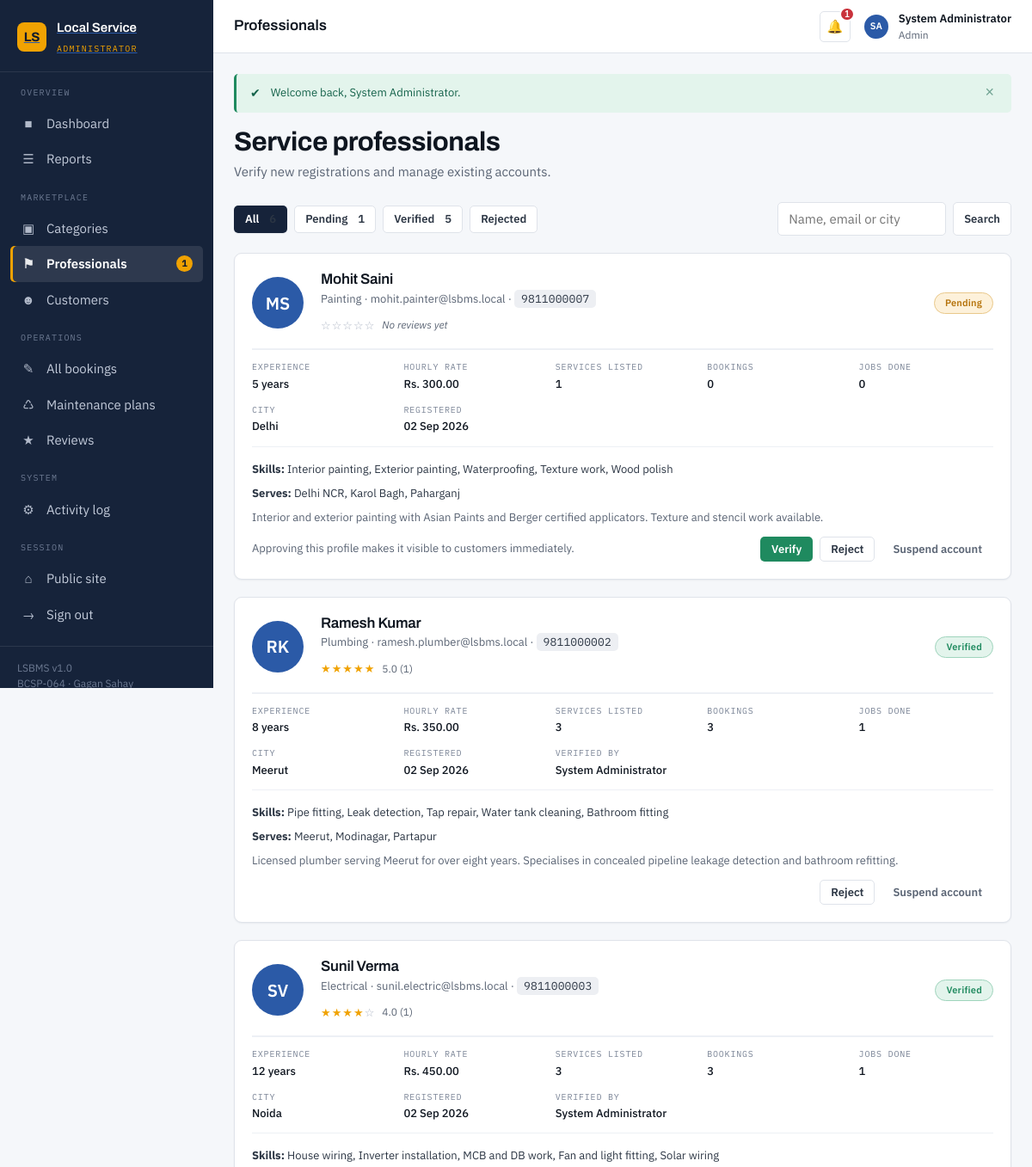
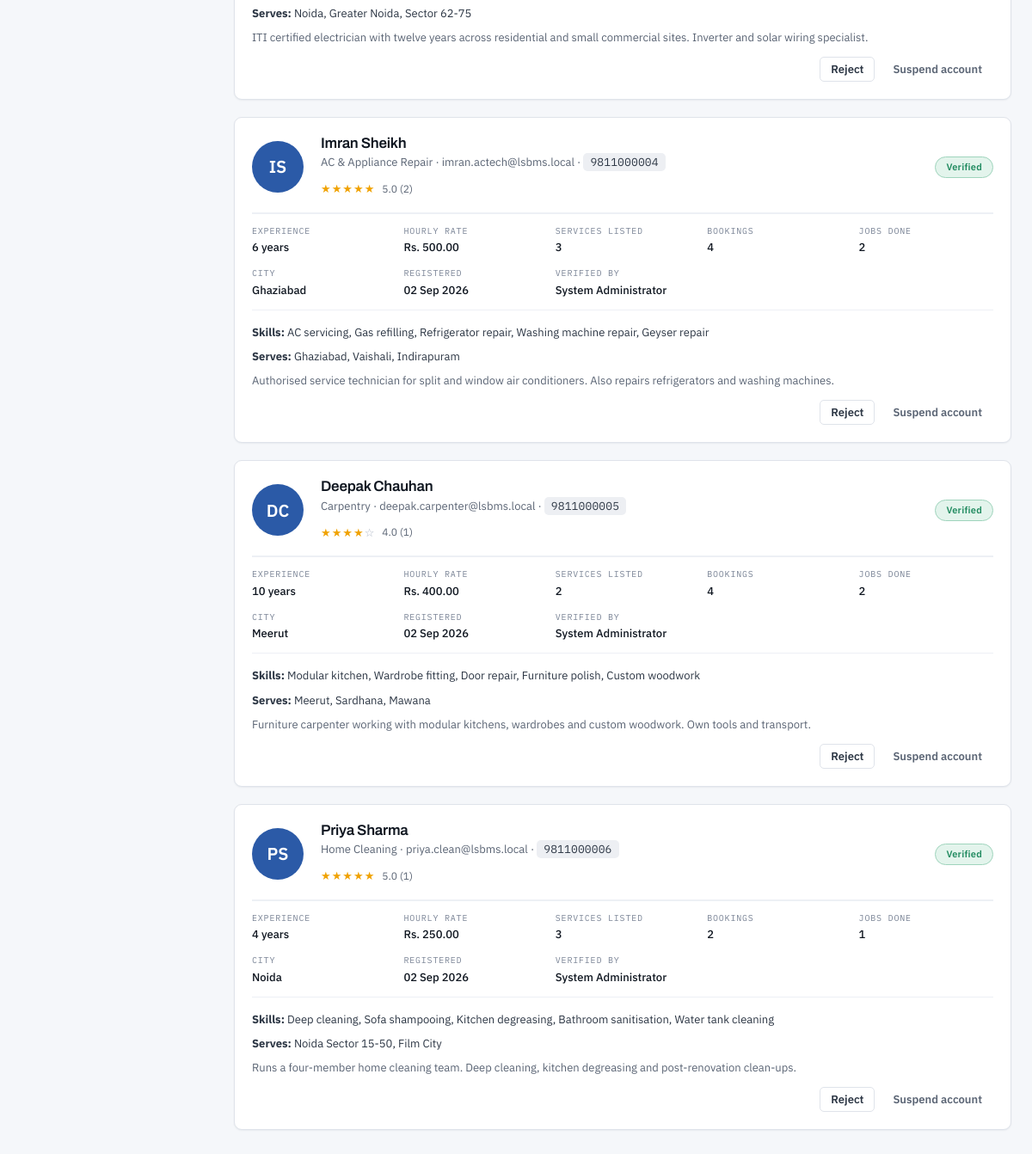
/admin/providers.php (signed in), run on the app's committed database (2 pictures, top to bottom).
### tables this page shows
CREATE TABLE providers (
    provider_id         INT UNSIGNED   NOT NULL AUTO_INCREMENT,
    user_id             INT UNSIGNED   NOT NULL,
    category_id         INT UNSIGNED   NOT NULL,
    experience_years    TINYINT UNSIGNED NOT NULL DEFAULT 0,
    hourly_rate         DECIMAL(8,2)   NOT NULL DEFAULT 0.00,
    bio                 TEXT               NULL,
    skills              VARCHAR(255)       NULL  COMMENT 'Comma separated skill tags',
    service_area        VARCHAR(150)       NULL  COMMENT 'Localities / cities served',
    id_proof            VARCHAR(255)       NULL,
    verification_status ENUM('pending','verified','rejected') NOT NULL DEFAULT 'pending',
    verified_by         INT UNSIGNED       NULL,
    verified_at         DATETIME           NULL,
    avg_rating          DECIMAL(3,2)   NOT NULL DEFAULT 0.00 COMMENT 'Derived from feedback; kept in sync transactionally',
    total_reviews       INT UNSIGNED   NOT NULL DEFAULT 0,
    total_jobs          INT UNSIGNED   NOT NULL DEFAULT 0,
    created_at          DATETIME       NOT NULL DEFAULT CURRENT_TIMESTAMP,

    PRIMARY KEY (provider_id),
    UNIQUE  KEY uq_providers_user (user_id),
    KEY     idx_providers_category     (category_id),
    KEY     idx_providers_verification (verification_status),
    KEY     idx_providers_rating       (avg_rating),

    CONSTRAINT fk_providers_user
        FOREIGN KEY (user_id)     REFERENCES users (user_id)
        ON DELETE CASCADE  ON UPDATE CASCADE,
    CONSTRAINT fk_providers_category
        FOREIGN KEY (category_id) REFERENCES categories (category_id)
        ON DELETE RESTRICT ON UPDATE CASCADE,
    CONSTRAINT fk_providers_verifier
        FOREIGN KEY (verified_by) REFERENCES users (user_id)
        ON DELETE SET NULL ON UPDATE CASCADE
);

CREATE TABLE users (
    user_id        INT UNSIGNED  NOT NULL AUTO_INCREMENT,
    full_name      VARCHAR(100)  NOT NULL,
    email          VARCHAR(150)  NOT NULL,
    password_hash  VARCHAR(255)  NOT NULL  COMMENT 'bcrypt output of password_hash(); never plaintext',
    phone          VARCHAR(15)   NOT NULL,
    address        VARCHAR(255)      NULL,
    city           VARCHAR(60)       NULL,
    pincode        VARCHAR(6)        NULL,
    profile_photo  VARCHAR(255)      NULL  COMMENT 'Relative path under assets/uploads/',
    role           ENUM('customer','provider','admin') NOT NULL DEFAULT 'customer',
    status         ENUM('active','suspended')          NOT NULL DEFAULT 'active',
    created_at     DATETIME      NOT NULL DEFAULT CURRENT_TIMESTAMP,
    updated_at     DATETIME      NOT NULL DEFAULT CURRENT_TIMESTAMP ON UPDATE CURRENT_TIMESTAMP,

    PRIMARY KEY (user_id),
    UNIQUE  KEY uq_users_email (email),
    KEY     idx_users_role     (role),
    KEY     idx_users_city     (city)
);

CREATE TABLE categories (
    category_id    INT UNSIGNED  NOT NULL AUTO_INCREMENT,
    category_name  VARCHAR(80)   NOT NULL,
    description    VARCHAR(255)      NULL,
    icon           VARCHAR(40)       NULL  COMMENT 'Emoji / icon shown on the landing page',
    is_active      TINYINT(1)    NOT NULL DEFAULT 1,
    created_at     DATETIME      NOT NULL DEFAULT CURRENT_TIMESTAMP,

    PRIMARY KEY (category_id),
    UNIQUE  KEY uq_categories_name (category_name)
);

### admin/providers.php (the view, shortened to what this page needs)
<?php
$pdo = db();
$filter  = get('status', 'all');
$keyword = get('q');
$tabs = [
    'all'      => 'All',
    'pending'  => 'Pending',
    'verified' => 'Verified',
    'rejected' => 'Rejected',
];
$where  = [];
$params = [];
$whereSql = $where ? 'WHERE ' . implode(' AND ', $where) : '';
$counts = [];
foreach ($pdo->query(
    'SELECT verification_status, COUNT(*) AS n FROM providers GROUP BY verification_status'
)->fetchAll() as $row) {
    $counts[$row['verification_status']] = (int) $row['n'];
}
$counts['all'] = array_sum($counts);
$sql = "SELECT p.*, u.user_id, u.full_name, u.email, u.phone, u.city, u.pincode,
               u.status AS account_status, u.created_at, u.address,
               c.category_name,
               (SELECT COUNT(*) FROM bookings b WHERE b.provider_id = p.provider_id) AS booking_count,
               (SELECT COUNT(*) FROM services s WHERE s.provider_id = p.provider_id) AS service_count,
               av.full_name AS verified_by_name
          FROM providers  p
          JOIN users      u ON u.user_id     = p.user_id
          JOIN categories c ON c.category_id = p.category_id
          LEFT JOIN users av ON av.user_id   = p.verified_by
          $whereSql
         ORDER BY FIELD(p.verification_status, 'pending', 'verified', 'rejected'), u.created_at DESC";
$stmt = $pdo->prepare($sql);
$stmt->execute($params);
$providers = $stmt->fetchAll();
include __DIR__ . '/../includes/header.php';
?>
<div style="display:flex;gap:var(--sp-3);flex-wrap:wrap;align-items:center;margin-bottom:var(--sp-5)">
    <div class="btn-row">
        <?php foreach ($tabs as $key => $label): ?>
            <a class="btn <?= $filter === $key ? 'btn--primary' : 'btn--outline' ?> btn--sm"
               href="providers.php?status=<?= e($key) ?>">
                <?= e($label) ?>
                <?php if (!empty($counts[$key])): ?>
                    <span class="ref" style="background:none;padding:0 0 0 4px"><?= (int) $counts[$key] ?></span>
                <?php endif; ?>
            </a>
        <?php endforeach; ?>
    </div>
    <form method="get" action="providers.php" style="display:flex;gap:var(--sp-2);margin-left:auto">
        <input class="input" type="search" name="q" value="<?= e($keyword) ?>"
               placeholder="Name, email or city" style="max-width:240px">
        <button class="btn btn--outline btn--sm" type="submit">Search</button>
    </form>
</div>
<?php if (!$providers): ?>
    <div class="card">
        <div class="empty">
            <div class="empty__icon" aria-hidden="true">&#9873;</div>
            <h3>No professionals match</h3>
            <p>Try a different status tab, or clear the search.</p>
            <a class="btn btn--primary" href="providers.php">Show all</a>
        </div>
    </div>
<?php else: ?>
    <?php foreach ($providers as $p): ?>
        <section class="card" id="p<?= (int) $p['provider_id'] ?>">
            <div class="card__body">
                <div class="contract-head">
                    <span class="avatar avatar--lg" aria-hidden="true"><?= e(initials($p['full_name'])) ?></span>
                    <div class="contract-head__plan">
                        <h3 style="margin-bottom:2px"><?= e($p['full_name']) ?></h3>
                        <p class="text-small text-muted" style="margin:0">
                            <?= e($p['category_name']) ?> &middot; <?= e($p['email']) ?>
                            &middot; <span class="ref"><?= e($p['phone']) ?></span>
                        </p>
                        <div style="margin-top:var(--sp-2)">
                            <?= star_rating((float) $p['avg_rating'], (int) $p['total_reviews']) ?>
                        </div>
                    </div>
                    <div class="text-right">
                        <?= status_badge($p['verification_status']) ?>
                    </div>
                </div>
                <dl class="jobcard__facts">
                    <div><dt>Experience</dt><dd><?= (int) $p['experience_years'] ?> years</dd></div>
                    <div><dt>Hourly rate</dt><dd><?= e(money($p['hourly_rate'])) ?></dd></div>
                    <div><dt>Services listed</dt><dd><?= (int) $p['service_count'] ?></dd></div>
                    <div><dt>Bookings</dt><dd><?= (int) $p['booking_count'] ?></dd></div>
                    <div><dt>Jobs done</dt><dd><?= (int) $p['total_jobs'] ?></dd></div>
                    <div><dt>City</dt><dd><?= e($p['city'] ?: 'Not set') ?></dd></div>
                    <div><dt>Registered</dt><dd><?= e(show_date($p['created_at'])) ?></dd></div>
                    <?php if ($p['verified_by_name']): ?>
                        <div><dt>Verified by</dt><dd><?= e($p['verified_by_name']) ?></dd></div>
                    <?php endif; ?>
                </dl>
                <?php if (!empty($p['skills'])): ?>
                    <p class="text-small" style="margin:0 0 var(--sp-2)">
                        <strong>Skills:</strong> <?= e($p['skills']) ?>
                    </p>
                <?php endif; ?>
                <?php if (!empty($p['service_area'])): ?>
                    <p class="text-small" style="margin:0 0 var(--sp-2)">
                        <strong>Serves:</strong> <?= e($p['service_area']) ?>
                    </p>
                <?php endif; ?>
                <?php if (!empty($p['bio'])): ?>
                    <p class="text-small text-muted" style="margin:0 0 var(--sp-3)"><?= e($p['bio']) ?></p>
                <?php endif; ?>
                <div class="jobcard__foot">
                    <?php if ($p['verification_status'] === 'pending'): ?>
                        <span class="text-small text-muted">
                            Approving this profile makes it visible to customers immediately.
                        </span>
                    <?php endif; ?>
                    <div class="btn-row" style="margin-left:auto">
                        <?php if ($p['verification_status'] !== 'verified'): ?>
                            <form method="post" action="providers.php?status=<?= e($filter) ?>" style="display:inline">
                                <button class="btn btn--success btn--sm" type="submit"
                                        data-confirm="Verify <?= e($p['full_name']) ?>? They will appear in customer searches.">
                                    Verify
                                </button>
                            </form>
                        <?php endif; ?>
                        <?php if ($p['verification_status'] !== 'rejected'): ?>
                            <form method="post" action="providers.php?status=<?= e($filter) ?>" style="display:inline">
                                <button class="btn btn--outline btn--sm" type="submit"
                                        data-confirm="Reject <?= e($p['full_name']) ?>?">
                                    Reject
                                </button>
                            </form>
                        <?php endif; ?>
                        <form method="post" action="providers.php?status=<?= e($filter) ?>" style="display:inline">
                            <button class="btn btn--ghost btn--sm" type="submit"
                                    data-confirm="<?= $p['account_status'] === 'active'
                                        ? 'Suspend this account? They will not be able to sign in.'
                                        : 'Reinstate this account?' ?>">
                                <?= $p['account_status'] === 'active' ? 'Suspend account' : 'Reinstate' ?>
                            </button>
                        </form>
                    </div>
                </div>
            </div>
        </section>
    <?php endforeach; ?>
<?php endif; ?>
<?php include __DIR__ . '/../includes/footer.php'; ?>

### includes/functions.php (shortened to what this page needs)
<?php
function e($value): string
{
    return htmlspecialchars((string) ($value ?? ''), ENT_QUOTES | ENT_SUBSTITUTE, 'UTF-8');
}
function get(string $key, string $default = ''): string
{
    return isset($_GET[$key]) && is_scalar($_GET[$key])
        ? trim((string) $_GET[$key])
        : $default;
}
function render_flashes(): string
{
    $icons = ['success' => '&#10004;', 'error' => '&#10006;', 'warning' => '&#9888;', 'info' => '&#8505;'];
    $html  = '';
    foreach ($_SESSION['flash'] as $f) {
        $type  = in_array($f['type'], ['success', 'error', 'warning', 'info'], true) ? $f['type'] : 'info';
        $html .= '<div class="alert alert--' . $type . '" role="alert">'
               . '<span class="alert__icon">' . ($icons[$type] ?? '') . '</span>'
               . '<span class="alert__text">' . e($f['message']) . '</span>'
               . '<button type="button" class="alert__close" aria-label="Dismiss">&times;</button>'
               . '</div>';
    }
    return $html;
}
function money($amount): string
{
    return CURRENCY . ' ' . number_format((float) $amount, 2);
}
function show_date(?string $date): string
{
    return $date ? date(DATE_FORMAT, strtotime($date)) : '--';
}
function status_badge(string $status): string
{
    $labels = [
        'pending'     => 'Pending',
        'confirmed'   => 'Confirmed',
        'in_progress' => 'In Progress',
        'completed'   => 'Completed',
        'cancelled'   => 'Cancelled',
        'rejected'    => 'Rejected',
        'active'      => 'Active',
        'suspended'   => 'Suspended',
        'verified'    => 'Verified',
        'expired'     => 'Expired',
        'scheduled'   => 'Scheduled',
        'due'         => 'Due',
        'missed'      => 'Missed',
        'paid'        => 'Paid',
        'refunded'    => 'Refunded',
    ];
    $label = $labels[$status] ?? ucfirst(str_replace('_', ' ', $status));
    return '<span class="badge badge--' . e($status) . '">' . e($label) . '</span>';
}
function star_rating(float $rating, int $reviews = 0): string
{
    $full  = (int) floor($rating);
    $half  = ($rating - $full) >= 0.5;
    $stars = '';
    for ($i = 1; $i <= 5; $i++) {
        if ($i <= $full) {
            $stars .= '<span class="star star--full">&#9733;</span>';
        } elseif ($i === $full + 1 && $half) {
            $stars .= '<span class="star star--half">&#9733;</span>';
        } else {
            $stars .= '<span class="star star--empty">&#9734;</span>';
        }
    }
    $suffix = $reviews > 0
        ? '<span class="rating__count">' . number_format($rating, 1) . ' (' . $reviews . ')</span>'
        : '<span class="rating__count rating__count--none">No reviews yet</span>';
    return '<span class="rating">' . $stars . $suffix . '</span>';
}
function initials(string $name): string
{
    $parts = preg_split('/\s+/', trim($name)) ?: [];
    $first = mb_substr($parts[0] ?? '', 0, 1);
    $last  = count($parts) > 1 ? mb_substr(end($parts), 0, 1) : '';
    return mb_strtoupper($first . $last);
}

### data on the page
providers: user.full_name "MS", user.full_name "Mohit Saini", category.category_name "Painting", user.email "mohit.painter@lsbms.local", user.phone "9811000007", total_reviews "No reviews yet", verification_status "Pending", experience_years "5", hourly_rate "Rs. 300.00", service_count "1", booking_count "0", total_jobs "0", user.city "Delhi", user.created_at "02 Sep 2026", skills "Interior painting, Exterior painting, Waterproofing, Texture work, Wood polish", service_area "Delhi NCR, Karol Bagh, Paharganj", bio "Interior and exterior painting with Asian Paints and Berger certified applicators. Texture and stencil work available.", shows "Approving this profile makes it visible to customers immediately."
providers: user.full_name "RK", user.full_name "Ramesh Kumar", category.category_name "Plumbing", user.email "ramesh.plumber@lsbms.local", user.phone "9811000002", rating "5.0", total_reviews "1", verification_status "Verified", experience_years "8", hourly_rate "Rs. 350.00", service_count "3", booking_count "3", total_jobs "1", user.city "Meerut", user.created_at "02 Sep 2026", verified_by.full_name "System Administrator", skills "Pipe fitting, Leak detection, Tap repair, Water tank cleaning, Bathroom fitting", service_area "Meerut, Modinagar, Partapur", bio "Licensed plumber serving Meerut for over eight years. Specialises in concealed pipeline leakage detection and bathroom refitting."
providers: user.full_name "SV", user.full_name "Sunil Verma", category.category_name "Electrical", user.email "sunil.electric@lsbms.local", user.phone "9811000003", rating "4.0", total_reviews "1", verification_status "Verified", experience_years "12", hourly_rate "Rs. 450.00", service_count "3", booking_count "3", total_jobs "1", user.city "Noida", user.created_at "02 Sep 2026", verified_by.full_name "System Administrator", skills "House wiring, Inverter installation, MCB and DB work, Fan and light fitting, Solar wiring", service_area "Noida, Greater Noida, Sector 62-75", bio "ITI certified electrician with twelve years across residential and small commercial sites. Inverter and solar wiring specialist."
providers: user.full_name "IS", user.full_name "Imran Sheikh", category.category_name "AC & Appliance Repair", user.email "imran.actech@lsbms.local", user.phone "9811000004", rating "5.0", total_reviews "2", verification_status "Verified", experience_years "6", hourly_rate "Rs. 500.00", service_count "3", booking_count "4", total_jobs "2", user.city "Ghaziabad", user.created_at "02 Sep 2026", verified_by.full_name "System Administrator", skills "AC servicing, Gas refilling, Refrigerator repair, Washing machine repair, Geyser repair", service_area "Ghaziabad, Vaishali, Indirapuram", bio "Authorised service technician for split and window air conditioners. Also repairs refrigerators and washing machines."
providers: user.full_name "DC", user.full_name "Deepak Chauhan", category.category_name "Carpentry", user.email "deepak.carpenter@lsbms.local", user.phone "9811000005", rating "4.0", total_reviews "1", verification_status "Verified", experience_years "10", hourly_rate "Rs. 400.00", service_count "2", booking_count "4", total_jobs "2", user.city "Meerut", user.created_at "02 Sep 2026", verified_by.full_name "System Administrator", skills "Modular kitchen, Wardrobe fitting, Door repair, Furniture polish, Custom woodwork", service_area "Meerut, Sardhana, Mawana", bio "Furniture carpenter working with modular kitchens, wardrobes and custom woodwork. Own tools and transport."
providers: user.full_name "PS", user.full_name "Priya Sharma", category.category_name "Home Cleaning", user.email "priya.clean@lsbms.local", user.phone "9811000006", rating "5.0", total_reviews "1", verification_status "Verified", experience_years "4", hourly_rate "Rs. 250.00", service_count "3", booking_count "2", total_jobs "1", user.city "Noida", user.created_at "02 Sep 2026", verified_by.full_name "System Administrator", skills "Deep cleaning, Sofa shampooing, Kitchen degreasing, Bathroom sanitisation, Water tank cleaning", service_area "Noida Sector 15-50, Film City", bio "Runs a four-member home cleaning team. Deep cleaning, kitchen degreasing and post-renovation clean-ups."

### other printed values
$roleLabels[$role] "ADMINISTRATOR"
$groupName "OVERVIEW"
$icon "■"
$label "Dashboard"
$icon "☰"
$label "Reports"
$groupName "MARKETPLACE"
$icon "▣"
$label "Categories"
$icon "⚑"
$label "Professionals"
$count "1"
$icon "☻"
$label "Customers"
$groupName "OPERATIONS"
